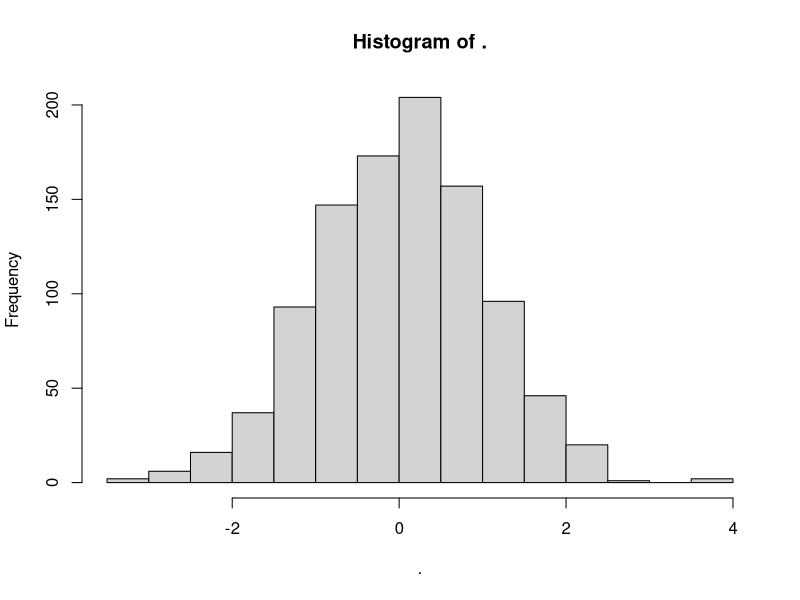

Recreate this plot in R.
## ---- chunk 1
library(magrittr)
## ---- chunk 2
lapply(1:4, function(n) print(rep("It works",n)) )
## ---- chunk 3
rnorm(1000) %>% hist()
